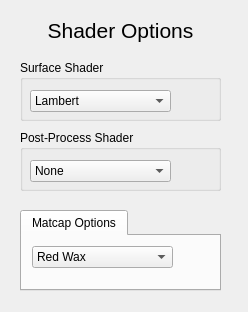
<?xml version="1.0" encoding="UTF-8"?>
<ui version="4.0">
 <class>controls</class>
 <widget class="QWidget" name="controls">
  <property name="geometry">
   <rect>
    <x>0</x>
    <y>0</y>
    <width>248</width>
    <height>312</height>
   </rect>
  </property>
  <property name="windowTitle">
   <string>Control Panel</string>
  </property>
  <widget class="QLabel" name="label">
   <property name="geometry">
    <rect>
     <x>0</x>
     <y>10</y>
     <width>241</width>
     <height>41</height>
    </rect>
   </property>
   <property name="font">
    <font>
     <pointsize>16</pointsize>
    </font>
   </property>
   <property name="text">
    <string>Shader Options</string>
   </property>
   <property name="alignment">
    <set>Qt::AlignCenter</set>
   </property>
  </widget>
  <widget class="QGroupBox" name="groupBox_2">
   <property name="geometry">
    <rect>
     <x>20</x>
     <y>130</y>
     <width>201</width>
     <height>61</height>
    </rect>
   </property>
   <property name="font">
    <font/>
   </property>
   <property name="title">
    <string>Post-Process Shader</string>
   </property>
   <widget class="QComboBox" name="postprocessShaderComboBox">
    <property name="geometry">
     <rect>
      <x>10</x>
      <y>30</y>
      <width>141</width>
      <height>22</height>
     </rect>
    </property>
    <property name="font">
     <font/>
    </property>
    <item>
     <property name="text">
      <string>None</string>
     </property>
    </item>
    <item>
     <property name="text">
      <string>Sobel</string>
     </property>
    </item>
    <item>
     <property name="text">
      <string>Gaussian Blur</string>
     </property>
    </item>
    <item>
     <property name="text">
      <string>Pointilism</string>
     </property>
    </item>
    <item>
     <property name="text">
      <string>Anaglyph</string>
     </property>
    </item>
   </widget>
  </widget>
  <widget class="QGroupBox" name="groupBox">
   <property name="geometry">
    <rect>
     <x>20</x>
     <y>60</y>
     <width>201</width>
     <height>61</height>
    </rect>
   </property>
   <property name="font">
    <font/>
   </property>
   <property name="title">
    <string>Surface Shader</string>
   </property>
   <widget class="QComboBox" name="surfaceShaderComboBox">
    <property name="geometry">
     <rect>
      <x>10</x>
      <y>30</y>
      <width>141</width>
      <height>22</height>
     </rect>
    </property>
    <property name="font">
     <font/>
    </property>
    <item>
     <property name="text">
      <string>Lambert</string>
     </property>
    </item>
    <item>
     <property name="text">
      <string>Blinn-Phong</string>
     </property>
    </item>
    <item>
     <property name="text">
      <string>Matcap</string>
     </property>
    </item>
    <item>
     <property name="text">
      <string>Vertex Deformation</string>
     </property>
    </item>
   </widget>
  </widget>
  <widget class="QTabWidget" name="tabWidget">
   <property name="geometry">
    <rect>
     <x>20</x>
     <y>210</y>
     <width>201</width>
     <height>81</height>
    </rect>
   </property>
   <property name="font">
    <font/>
   </property>
   <property name="currentIndex">
    <number>0</number>
   </property>
   <widget class="QWidget" name="matcapTab">
    <attribute name="title">
     <string>Matcap Options</string>
    </attribute>
    <widget class="QComboBox" name="matcapComboBox">
     <property name="geometry">
      <rect>
       <x>10</x>
       <y>10</y>
       <width>141</width>
       <height>22</height>
      </rect>
     </property>
     <property name="font">
      <font/>
     </property>
     <item>
      <property name="text">
       <string>Red Wax</string>
      </property>
     </item>
     <item>
      <property name="text">
       <string>Silver</string>
      </property>
     </item>
     <item>
      <property name="text">
       <string>Plastic</string>
      </property>
     </item>
     <item>
      <property name="text">
       <string>Gold</string>
      </property>
     </item>
     <item>
      <property name="text">
       <string>Haunted</string>
      </property>
     </item>
     <item>
      <property name="text">
       <string>Surface Normals</string>
      </property>
     </item>
    </widget>
   </widget>
  </widget>
 </widget>
 <resources/>
 <connections/>
</ui>
